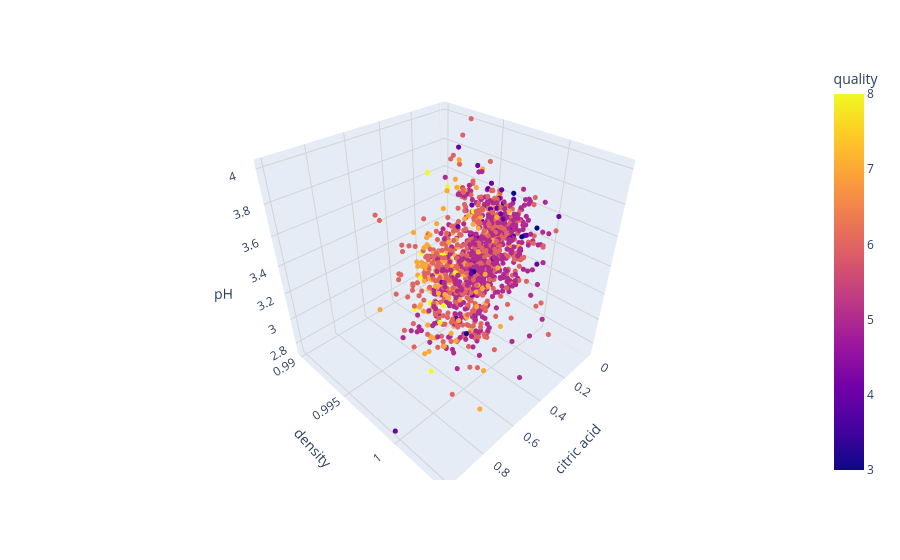

Write notebook code for a chart like this one.
### Code cell
fig = px.scatter_3d(df,
              x="citric acid",
              y="density",
              z="pH",
              color="quality")
fig.update_layout(
    scene=dict(
        xaxis=dict(showgrid=True, gridcolor="lightgrey", zeroline=True),
        yaxis=dict(showgrid=True, gridcolor="lightgrey", zeroline=True),
        zaxis=dict(showgrid=True, gridcolor="lightgrey", zeroline=True)
    )

)
fig.update_traces(marker=dict(size=3))
fig.show()

### Figure 1 — Plotly figure (JSON) as saved in the notebook; plotly's stock layout.template omitted (floating-point values rounded to 4 significant figures; data arrays with more than 128 entries replaced by an {"elided": "..."} marker saying what was removed)
{"data": [{"hovertemplate": "citric acid=%{x}<br>density=%{y}<br>pH=%{z}<br>quality=%{marker.color}<extra></extra>", "legendgroup": "", "marker": {"color": {"elided": "1599 int values"}, "coloraxis": "coloraxis", "size": 3, "symbol": "circle"}, "mode": "markers", "name": "", "scene": "scene", "showlegend": false, "type": "scatter3d", "x": {"elided": "1599 float values"}, "y": {"elided": "1599 float values"}, "z": {"elided": "1599 float values"}}], "layout": {"coloraxis": {"colorbar": {"title": {"text": "quality"}}, "colorscale": [[0, "#0d0887"], [0.1111, "#46039f"], [0.2222, "#7201a8"], [0.3333, "#9c179e"], [0.4444, "#bd3786"], [0.5556, "#d8576b"], [0.6667, "#ed7953"], [0.7778, "#fb9f3a"], [0.8889, "#fdca26"], [1, "#f0f921"]]}, "legend": {"tracegroupgap": 0}, "margin": {"t": 60}, "scene": {"domain": {"x": [0, 1], "y": [0, 1]}, "xaxis": {"gridcolor": "lightgrey", "showgrid": true, "title": {"text": "citric acid"}, "zeroline": true}, "yaxis": {"gridcolor": "lightgrey", "showgrid": true, "title": {"text": "density"}, "zeroline": true}, "zaxis": {"gridcolor": "lightgrey", "showgrid": true, "title": {"text": "pH"}, "zeroline": true}}}}
